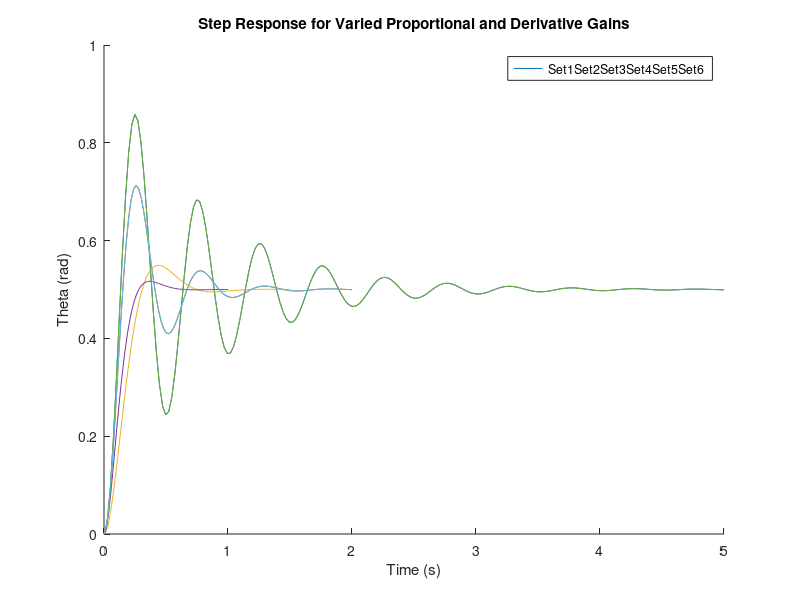
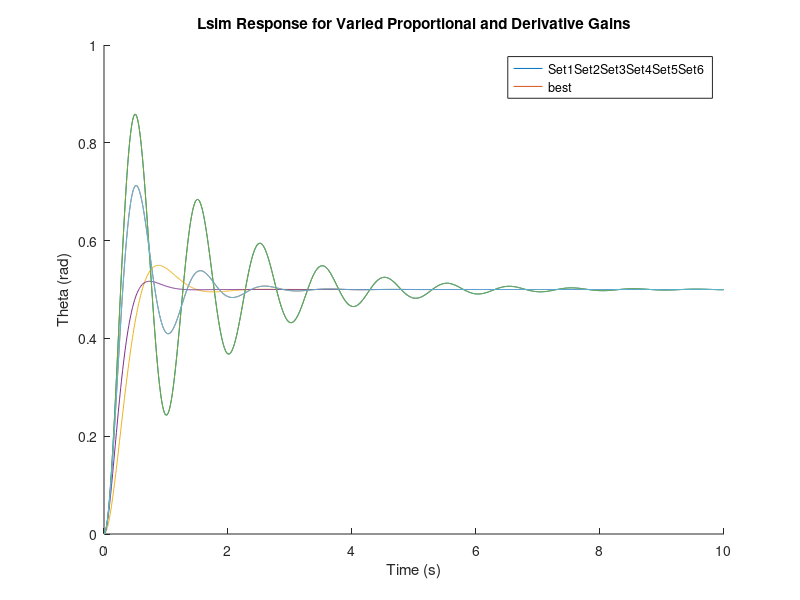

These charts were generated, in order, by the following MATLAB code:
%% ASEN 2803: Rotary Control Lab
% Section 004, Group 09
clear all; close all; clc;

%% Input Variables
% Base Variables
Kg = 33.3; % Gear Ratio
Km = 0.0401; % [V/(rad/sec) or Nm/amp] Motor Constant
Rm = 19.2; % [ohms], Armature Resistance
Ns = 6; % Number of sets

% Rigid Arm Variables
J_hub = 0.0005; % [Kgm^2], Base inertia
J_extra = (0.2*0.2794^2); % [Kgm^2]
J_load = 0.0015; % [Kgm^2], load inertia of the bar
J = J_hub + J_extra + J_load; % [Kgm^2], total inertia

% Flexible Link Variables
L = 0.45; % [m], link length
Marm = 0.06; % [kg], link mass of ruler
J_arm = (Marm*L^2)/3; % [0.004, Kgm^2], link rigid body inertia
Mtip = 0.05; % [Kg], tip mass
J_M = Mtip*L^2; % [0.01, Kgm^2], tip mass inertia
fc = 1.8; % [Hz], natural frequency
J_L = J_arm + J_M; % Inertia of Flex Link Mass
Karm = (2*pi*fc)^2*(J_L); % Flexible link stiffness

% Adjustable Variables
Kptheta = [10 20 5 10 10 10]; % K1-proportional
Kdtheta = [0 0 0 1 -1 -0.5]; % K3-derivative

%% Calculations for n1, d2, d1, d0
n1 = Kptheta .* Kg * Km / (J*Rm);
d2 = 1;
d1 = (Kg^2*Km^2/(J*Rm) + Kdtheta.*Kg*Km/(J*Rm));
d0 = Kptheta.*Kg*Km/(J*Rm);

%% Closed Loop System
% Step function values, multiplied by 0.5 to get to 0.5 amplitude
names = ["Set1", "Set2", "Set3", "Set4", "Set5", "Set6"];

% Extra stuff for lsim
tstart = 0;
tstep = 0.01;
tmax = 10-tstep;
time = tstart:tstep:tmax; % Time vector of simulation time
desiredtheta = 0.5; % [rad], desired radians

uchoice = 1;

if uchoice == 1
    u = desiredtheta.*ones(size(time)); % Vector of desired radians for 1 val
else
    % Alternate from 0.5 to -0.5 in half of time
    u = zeros(1,length(time));
    u(:,1:length(time)/2 - 1) = 0.5.*ones(1,length(time)/2 - 1); 
    u(:,length(time)/2:length(time)) = -0.5.*ones(1,length(time)/2 + 1);
end

for i = 1:Ns
    % Numerator and Denominator Values
    num = n1(i);
    den = [d2 d1(i) d0(i)];
    % System for input
    sysTF = tf(num,den);
    % Step sim
    [x,t] = step(sysTF);
    % Lsim sim
    x2 = lsim(sysTF,u,time);
    xdatastepfunc.(names(i)) = x./2;
    tdatastepfunc.(names(i)) = t./2;
    xdatalsimfunc.(names(i)) = x2;
end

%% Graphing
% Graph for Step function values
figure(); hold on;
for i=1:Ns
    plot(tdatastepfunc.(names(i)),xdatastepfunc.(names(i)));
end
title('Step Response for Varied Proportional and Derivative Gains');
xlabel('Time (s)');
ylabel('Theta (rad)');
legend(names);

% Graph for lsim
figure(); hold on;
for i=1:Ns
     plot(time,xdatalsimfunc.(names(i)));
end
title('Lsim Response for Varied Proportional and Derivative Gains');
xlabel('Time (s)');
ylabel('Theta (rad)');
legend(names,location="best");
